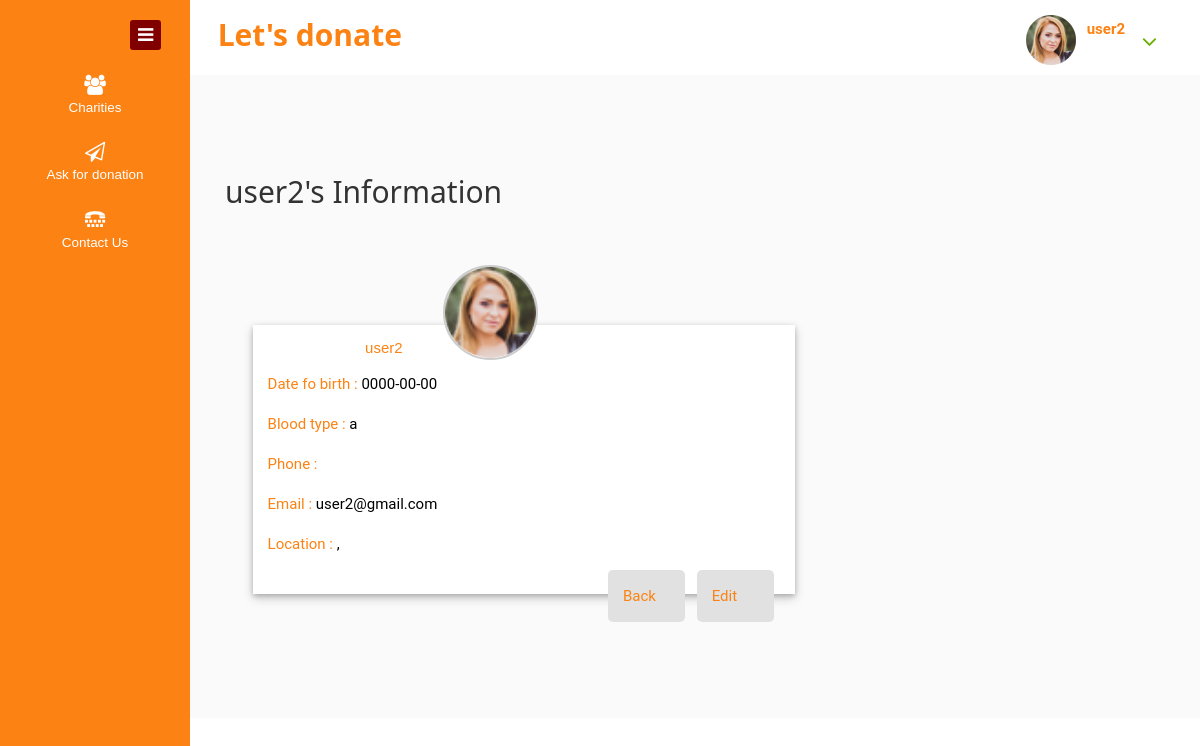
The app's page /profile.php (signed in), older data.
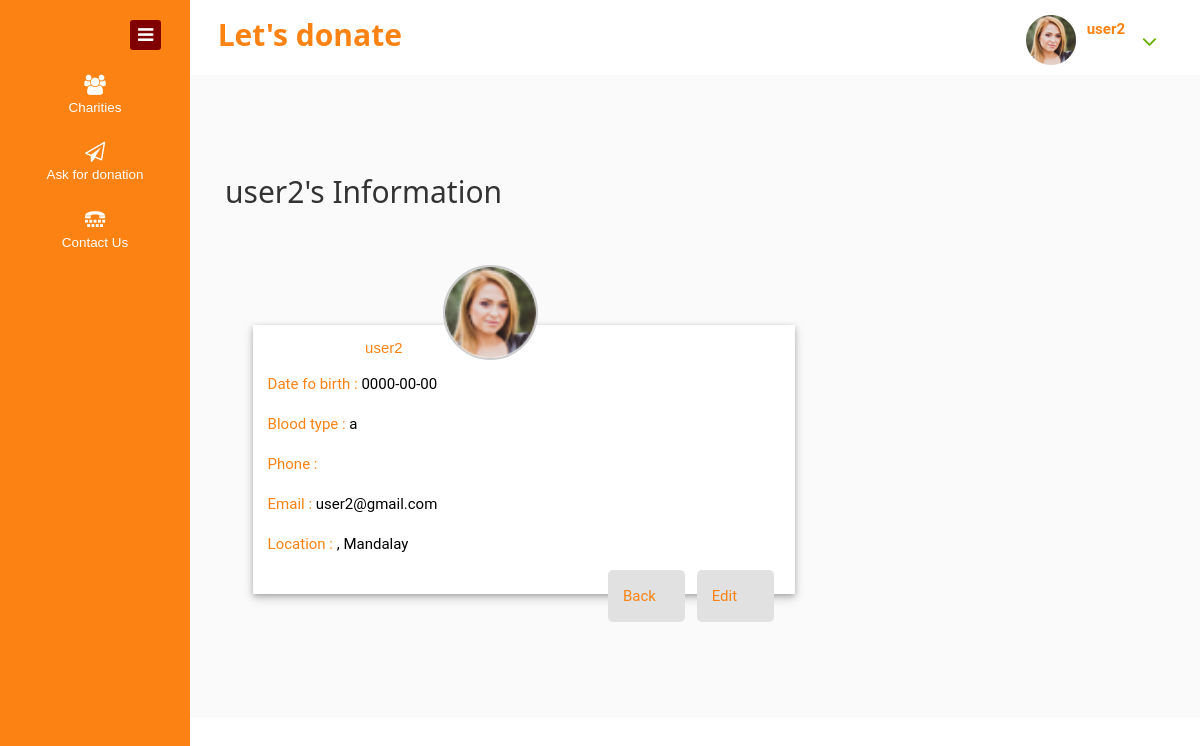
The same page, newer data.
### tables this page shows
CREATE TABLE `user` (
  `user_id` int(11) NOT NULL,
  `user_name` varchar(30) NOT NULL,
  `user_email` varchar(25) NOT NULL,
  `user_password` varchar(30) NOT NULL,
  `user_location_city` int(11) NOT NULL,
  `user_location_township` int(11) NOT NULL,
  `user_blood_type` varchar(10) NOT NULL,
  `user_dob` varchar(50) NOT NULL,
  `user_ph` varchar(100) NOT NULL,
  `user_weight` int(11) DEFAULT NULL,
  `user_photo` varchar(50) DEFAULT NULL
);

CREATE TABLE `location` (
  `cat_id` int(11) NOT NULL,
  `category` varchar(50) NOT NULL
);

### profile.php (the view, shortened to what this page needs)
<?php
if(isset($_SESSION['email'])){
    require('menusignin.php');
    }
    else{
        require('menu.php');
    }
?>
<div class="inner-block">
<?php require('connect.php');
    $email=$_SESSION["email"];
    $result = $conn->query("SELECT * FROM user WHERE user_email='$email'");
    $row = $result->fetch();
    ?>
<h2 style="top: 0%;padding-bottom: 5%"><?php echo $row["user_name"] ?>'s Information</h2>
<div class="row justify-content-around">
	<div class="col-md-9">
	<div class="row"  style="margin-top:4em;margin-left: 4%;">
			<div class="malorm-bottom" style="box-shadow: 0 2px 5px 0 rgba(0, 0, 0, 0.2), 0 4px 10px 0 rgba(0, 0, 0, 0.19);width: 80%">
				<img src="<?php echo $row['user_photo'] ?>" class="malorum-pro"/>
				 <h4 style="margin-left: 6.5em"><?php echo $row["user_name"] ?></h4>
				<p style="margin-left: 0% !important;line-height: 40px">
					<spam style="color:#FC8213">Date fo birth  :  </spam> <?php echo $row["user_dob"] ?></br>
					<spam style="color:#FC8213">Blood type  :  </spam> <?php echo $row["user_blood_type"]?></br>
					<spam style="color:#FC8213">Phone  :  </spam> <?php echo $row["user_ph"] ?></br>
					<spam style="color:#FC8213">Email  :  </spam> <?php echo $row["user_email"] ?></br>
					<spam style="color:#FC8213">Location  :  </spam>
					<?php
					$tsid=$row["user_location_township"];
					$cityid=$row["user_location_city"];
					$ts = $conn->query("SELECT subcategory FROM location_subcategory WHERE subcat_id='$tsid' and cat_id='$cityid'");
    			  	$township = $ts->fetch();
					$city = $conn->query("SELECT category FROM location WHERE cat_id='$cityid'");
    			  	$ci = $city->fetch();
    				echo "$township[subcategory] , "."$ci[category]";?></br>
			</p>
				<a href="javascript:history.go(-1)" class="hvr-underline-from-center" style="float: right;color:#FC8213;width: 15%;border-radius: 5px;"/>Edit</a><a href="javascript:history.go(-1)" class="hvr-underline-from-center" style="float: right;color:#FC8213;width: 15%;border-radius: 5px;"/>Back</a>
				<br>
			</div>
		</div>
		</div>
	</div>
</div>

### menusignin.php (shortened to what this page needs)
<!DOCTYPE HTML>
<html>
<head>
<link href="css/bootstrap.css" rel="stylesheet" type="text/css" media="all">
<link href="css/style.css" rel="stylesheet" type="text/css" media="all"/>
<link href="css/font-awesome.css" rel="stylesheet">
<link rel="stylesheet" type="text/css" href="css/w3css.css">
<link href="css/hovers.css" rel="stylesheet" media="all">
<link href="css/demo-page.css" rel="stylesheet" media="all">
</head>
<body>
<?php
	require('connect.php');
    $email=$_SESSION["email"];
    $result = $conn->query("SELECT * FROM user WHERE user_email='$email'");
    $row = $result->fetch();
  ?>
<div class="page-container">
   <div class="left-content">
	   <div class="mother-grid-inner">
				<div class="header-main">
					<div class="header-left" style="width: 40%">
							<div class="logo-name">
									 <a href="index.php"><h1>Let's donate</h1>
								  </a>
							</div>
						 </div>
						 <div class="header-right" style="width: 50%">
							<div class="profile_details">
								<ul>
									<li class="dropdown profile_details_drop">
										<a href="#" class="dropdown-toggle" data-toggle="dropdown" aria-expanded="false">
											<div class="profile_img">
												<span class="prfil-img"><img src="<?php echo $row['user_photo'] ?>" alt=""> </span>
												<div class="user-name">
													<p><?php echo $row["user_name"] ?></p>
												</div>
												<i class="fa fa-angle-down lnr"></i>
											</div>
										</a>
									</li>
								</ul>
							</div>
							<div class="clearfix"> </div>
						</div>
				     <div class="clearfix"> </div>
				</div>
    <div class="sidebar-menu" style="position: fixed;background-color: #FC8213;" >
		  	<div class="logo"> <a href="#" class="sidebar-icon"  style="background-color:maroon; "> <span class="fa fa-bars"></span> </a>  </div>
		    <div class="menu">
		      <ul id="menu" >
		        <li id="menu-home" ><a href="charities.php"><i class="fa fa-users"></i><span>Charities</span></a></li>
		        <li id="menu-home" ><a href="afd.php"><i class="fa fa-paper-plane-o"></i><span>Ask for donation</span></a></li>
		          <li id="menu-home" ><a href="index.php"><i class="fa fa-tty"></i><span>Contact Us</span></a></li>
		      </ul>
		    </div>
	 </div>
</div>
</body>
</html>

### css/w3css.css (style rules this page uses)
* { -webkit-box-sizing:border-box;-moz-box-sizing:border-box;box-sizing:border-box }
html { -ms-text-size-adjust:100%;-webkit-text-size-adjust:100% }
body { margin:0 }
a { background-color:transparent }
img { border:0 }
html,body { font-family:Verdana,sans-serif;font-size:15px;line-height:1.5 }
html { overflow-x:hidden }
h1,h2,h3,h4,h5,h6,.w3-slim,.w3-wide { font-family:"Segoe UI",Arial,sans-serif }
h1 { font-size:36px }
h2 { font-size:30px }
h4 { font-size:20px }
h1,h2,h3,h4,h5,h6 { font-weight:400;margin:10px 0 }
img { margin-bottom:-5px }
a { color:inherit }

### css/demo-page.css (style rules this page uses)
body { margin: 0; }
img { border: none; }
p, [class^="hvr-"] { font-family: 'Roboto', sans-serif; }
[class^="hvr-"] { margin: .4em; border-radius:10px;padding: 1em; cursor: pointer; background: #e1e1e1; text-decoration: none; border-radius: 5px; color: #666; -webkit-tap-highlight-color: rgba(0,0,0,0); }
a { color: #2098D1; text-decoration: none; }

Row changes from the older to the newer data that the page shows:
added location: category "Mandalay"
